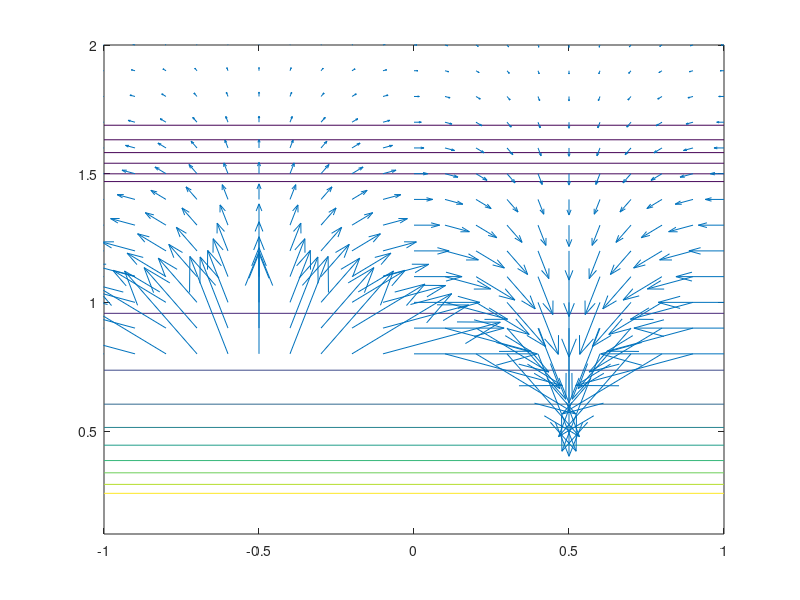

This figure's MATLAB source:



b0=1;  %m=pi.*a.^2.*I/c ring current I radius a
l=1;

x=-1.0:0.1:1.0;
y=0.1:0.1:2.0;

[X,Y]=meshgrid(x,y);



bx=b0.*cos(pi*X./l).*exp(-pi.*Y./l);
by=-b0.*sin(pi*X./l).*exp(-pi.*Y./l);


bmag=sqrt(bx.^2+by.^2);
contour(X,Y,bmag,[0.005 0.006 0.007 0.008 0.009 0.01 0.05 0.1 0.15 0.2 0.25 0.3 .35 .4 .45 2]);
hold on
quiver(X(8:20,:),Y(8:20,:),bx(8:20,:),by(8:20,:),3);
hold off

